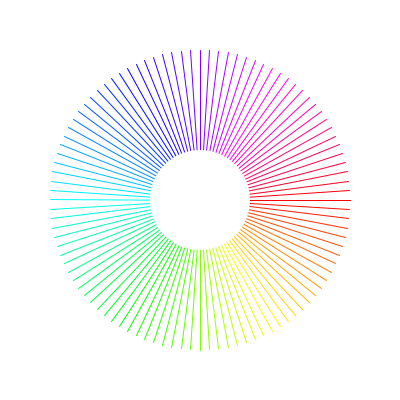
Frame 1 (no input)
Frame 60 (the mouse pressed at the canvas centre just before this capture): identical to frame 1, image omitted
Frame 120 (the mouse held since frame 60 and released just before this capture): identical to frame 1, image omitted

The Processing sketch that drew this single still picture (run headless with seeded random() and noise(); from frame 60 on, the mouse is pressed at the canvas centre):

// Processing sketch: hw02_2_color
// ── hw02_2_color.pde
float rate = 1;//ここでサイズを変更できる
void setup() {
  surface.setSize(int(400*rate), int(400*rate));
}

void draw() {
  background(255);
  colorMode(HSB,100);
  
  for(int i=0; i<100; ++i){
    float theta=TWO_PI/100*i, r=150*rate, x, y;
    stroke(i,100,100);
    x = r*cos(theta)+200*rate;
    y = r*sin(theta)+200*rate;
    line(x,y,200*rate,200*rate);
  }
  
  colorMode(RGB,255);
  fill(255);
  noStroke();
  ellipse(200*rate,200*rate,100*rate,100*rate);
}
